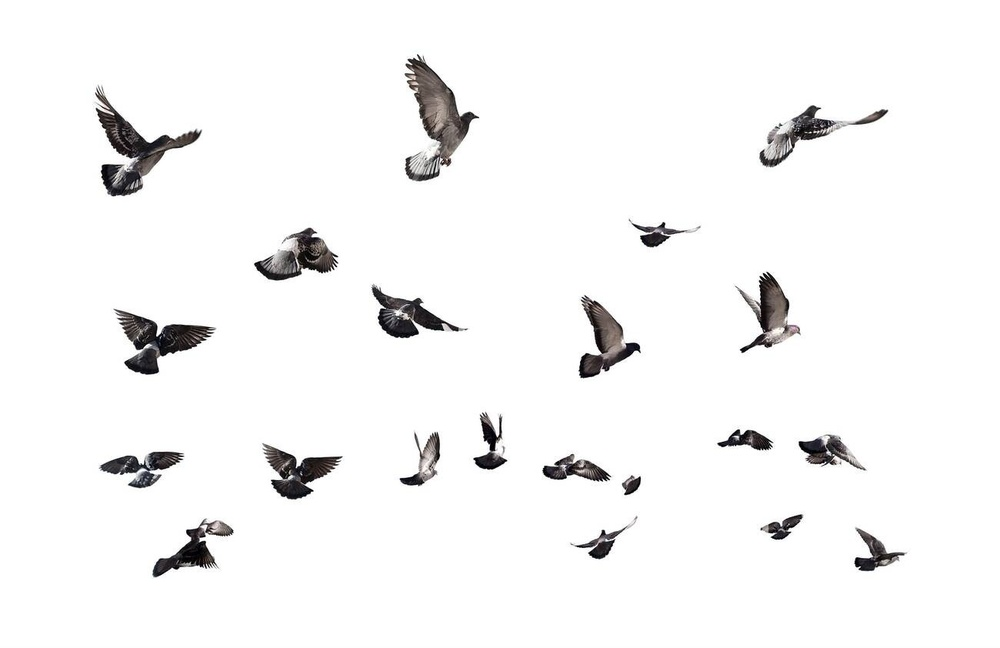
#> input picture data/many_birds.jpg, 1000 x 648 px, shrunk from 1300 x 842 before the run, found by its file name
$ python main.py
#> lines starting #> are read from the running program, lines starting #| are printed output that depends on the picture; after the words box and inside, x2 and y2 are one past the last pixel; in counts of white or black regions, pixels touching at a corner belong together
import cv2
import os

# in this example, we will detect contours in an image using OpenCV.
# contours are curves joining all the continuous points along a boundary which have the same color or intensity


img = cv2.imread(os.path.join('.', '.', 'data', 'many_birds.jpg'))
#> img is the input picture: shape (648, 1000, 3); mean B, G, R 245, 245, 245.3
img_gray = cv2.cvtColor(img, cv2.COLOR_BGR2GRAY)

ret, thresh = cv2.threshold(img_gray, 127, 255, cv2.THRESH_BINARY_INV) # Global thresholding with binary inverse meaning pixels below threshold are set to max value
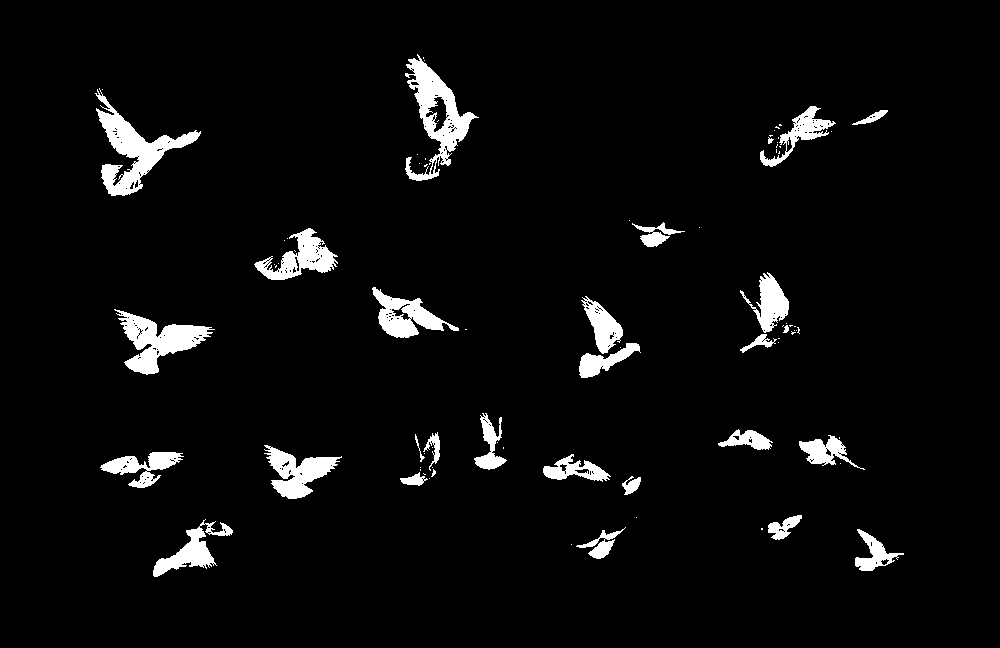
#> thresh: shape (648, 1000); 4.4% white; 83 white regions (54 under 20 px)

contours, hierachy = cv2.findContours(thresh, cv2.RETR_TREE, cv2.CHAIN_APPROX_SIMPLE) # Find contours
#> contours = 359 contours, 318 with area under 20; largest, box (x1, y1, x2, y2) and area: (405, 54, 479, 181) 3285, (95, 88, 201, 196) 3112, (114, 309, 215, 375) 2565, (372, 287, 459, 338) 1812, (264, 445, 342, 499) 1804

for cnt in contours:
    if (cv2.contourArea(cnt)) > 200:
        # cv2.drawContours(img, [cnt], -1, (0, 255, 0), 1) # Draw contours with area greater than 200 on the original image
        x1, y1, w, h = cv2.boundingRect(cnt) # Get bounding box coordinates
        cv2.rectangle(img, (x1,y1), (x1+w,y1+h), (0,255,0), 1) # Draw bounding box around contours with area greater than 200
#> this loop made 359 passes
#> (x1, y1, w, h) on passes 2, 8, 9, 17, 33, 41, 60, 71, 87, 91, 100, 118: (855, 529, 49, 42), (576, 527, 50, 32), (153, 519, 80, 58), (768, 515, 34, 25), (543, 454, 68, 28), (100, 452, 84, 36), (264, 445, 78, 54), (799, 435, 66, 35), (718, 429, 55, 21), (474, 413, 33, 57), (579, 343, 62, 35), (114, 309, 101, 66)
#> cnt on passes 1, 5, 7, 10, 11, 16: [[571, 544]], [[881, 546], [882, 545], [883, 546], [882, 547]], [[761, 528], [761, 529], [762, 529], [762, 528]], [[202, 565], [203, 564], [204, 565], [203, 566]], [[212, 563], [213, 562], [214, 563], [213, 564]], [[636, 517]]
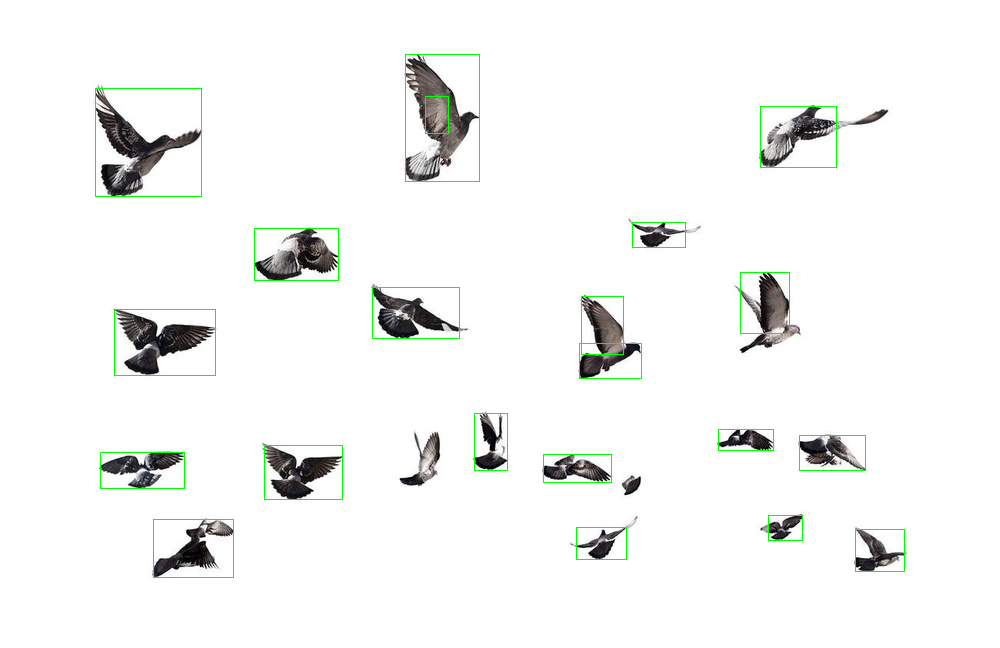
#> img: shape (648, 1000, 3); 0.75% of pixels changed, all inside (x1, y1, x2, y2) = (95, 54, 905, 578)

cv2.imshow('Many Birds', img)
cv2.imshow('Thresholded Image', thresh)
cv2.waitKey(0)
